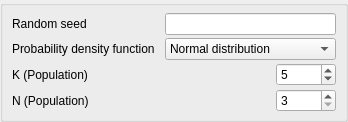
           <widget class="QGroupBox" name="widget">
            <property name="minimumSize">
             <size>
              <width>0</width>
              <height>30</height>
             </size>
            </property>
            <layout class="QFormLayout" name="formLayout_3">
             <property name="horizontalSpacing">
              <number>10</number>
             </property>
             <property name="verticalSpacing">
              <number>3</number>
             </property>
             <property name="leftMargin">
              <number>9</number>
             </property>
             <property name="topMargin">
              <number>7</number>
             </property>
             <property name="rightMargin">
              <number>9</number>
             </property>
             <property name="bottomMargin">
              <number>7</number>
             </property>
             <item row="0" column="0">
              <widget class="QLabel" name="label_5">
               <property name="text">
                <string>Random seed</string>
               </property>
              </widget>
             </item>
             <item row="0" column="1">
              <layout class="QHBoxLayout" name="horizontalLayout_3">
               <property name="spacing">
                <number>0</number>
               </property>
               <property name="topMargin">
                <number>0</number>
               </property>
               <item>
                <widget class="QLineEdit" name="adv_random_seed">
                 <property name="sizePolicy">
                  <sizepolicy hsizetype="Preferred" vsizetype="Fixed">
                   <horstretch>0</horstretch>
                   <verstretch>0</verstretch>
                  </sizepolicy>
                 </property>
                 <property name="minimumSize">
                  <size>
                   <width>125</width>
                   <height>0</height>
                  </size>
                 </property>
                 <property name="maximumSize">
                  <size>
                   <width>16777215</width>
                   <height>16777215</height>
                  </size>
                 </property>
                </widget>
               </item>
              </layout>
             </item>
             <item row="1" column="0">
              <widget class="QLabel" name="label_6">
               <property name="text">
                <string>Probability density function</string>
               </property>
              </widget>
             </item>
             <item row="1" column="1">
              <layout class="QHBoxLayout" name="horizontalLayout_4">
               <property name="spacing">
                <number>0</number>
               </property>
               <property name="topMargin">
                <number>0</number>
               </property>
               <item>
                <widget class="QComboBox" name="adv_prob_density_func">
                 <property name="minimumSize">
                  <size>
                   <width>125</width>
                   <height>0</height>
                  </size>
                 </property>
                 <item>
                  <property name="text">
                   <string>Normal distribution</string>
                  </property>
                 </item>
                 <item>
                  <property name="text">
                   <string>Triangular distribution</string>
                  </property>
                 </item>
                 <item>
                  <property name="text">
                   <string>Raised-cosine distribution</string>
                  </property>
                 </item>
                </widget>
               </item>
              </layout>
             </item>
             <item row="2" column="0">
              <widget class="QLabel" name="label_14">
               <property name="text">
                <string>K (Population)</string>
               </property>
              </widget>
             </item>
             <item row="3" column="0">
              <widget class="QLabel" name="label_16">
               <property name="text">
                <string>N (Population)</string>
               </property>
              </widget>
             </item>
             <item row="3" column="1">
              <layout class="QHBoxLayout" name="horizontalLayout_14">
               <item>
                <spacer name="horizontalSpacer_10">
                 <property name="orientation">
                  <enum>Qt::Horizontal</enum>
                 </property>
                 <property name="sizeHint" stdset="0">
                  <size>
                   <width>40</width>
                   <height>20</height>
                  </size>
                 </property>
                </spacer>
               </item>
               <item>
                <widget class="QSpinBox" name="rnd_pop_n">
                 <property name="minimumSize">
                  <size>
                   <width>60</width>
                   <height>0</height>
                  </size>
                 </property>
                 <property name="minimum">
                  <number>3</number>
                 </property>
                 <property name="maximum">
                  <number>1000</number>
                 </property>
                 <property name="value">
                  <number>3</number>
                 </property>
                </widget>
               </item>
              </layout>
             </item>
             <item row="2" column="1">
              <layout class="QHBoxLayout" name="horizontalLayout_15">
               <item>
                <spacer name="horizontalSpacer_11">
                 <property name="orientation">
                  <enum>Qt::Horizontal</enum>
                 </property>
                 <property name="sizeHint" stdset="0">
                  <size>
                   <width>40</width>
                   <height>20</height>
                  </size>
                 </property>
                </spacer>
               </item>
               <item>
                <widget class="QSpinBox" name="rnd_pop_k">
                 <property name="minimumSize">
                  <size>
                   <width>60</width>
                   <height>0</height>
                  </size>
                 </property>
                 <property name="minimum">
                  <number>3</number>
                 </property>
                 <property name="maximum">
                  <number>1000</number>
                 </property>
                 <property name="value">
                  <number>5</number>
                 </property>
                </widget>
               </item>
              </layout>
             </item>
            </layout>
           </widget>
